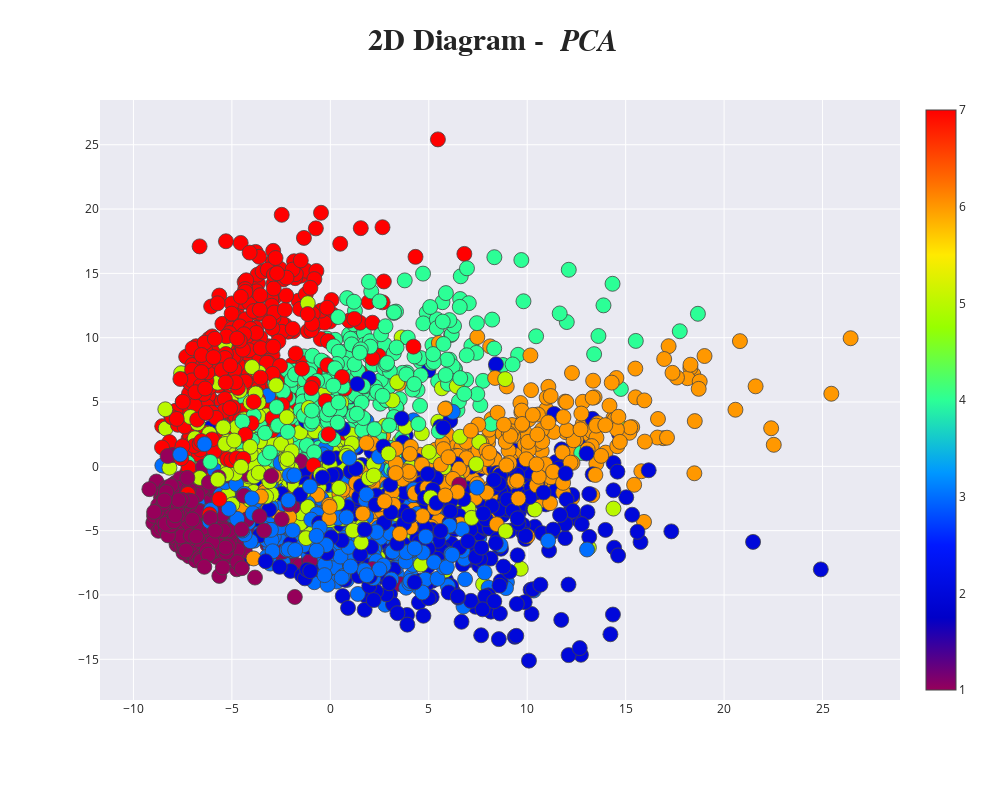

Notebook cell for this chart:
### Code cell
spike_line = False ### Showing spike line or not

plot_2d(principalComponents[:, 0],principalComponents[:, 1], "PCA", spike_line)

### Figure 1 — Plotly figure (JSON) as saved in the notebook; plotly's stock layout.template omitted (floating-point values rounded to 4 significant figures; data arrays with more than 128 entries replaced by an {"elided": "..."} marker saying what was removed)
{"data": [{"marker": {"color": {"elided": "3000 int values"}, "colorscale": [[0, "rgb(150,0,90)"], [0.125, "rgb(0,0,200)"], [0.25, "rgb(0,25,255)"], [0.375, "rgb(0,152,255)"], [0.5, "rgb(44,255,150)"], [0.625, "rgb(151,255,0)"], [0.75, "rgb(255,234,0)"], [0.875, "rgb(255,111,0)"], [1, "rgb(255,0,0)"]], "line": {"width": 0.8}, "showscale": true, "size": 15}, "mode": "markers", "type": "scatter", "x": {"elided": "3000 float values"}, "y": {"elided": "3000 float values"}}], "layout": {"height": 800, "hovermode": "closest", "margin": {"b": 100, "l": 100, "r": 100, "t": 100}, "title": {"font": {"family": "Times New Roman", "size": 30}, "text": "<b>2D Diagram - <i> PCA </i> </b>"}, "width": 1000}}
